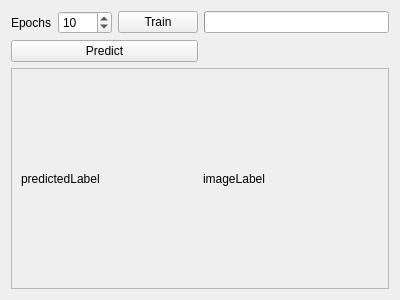
<?xml version="1.0" encoding="UTF-8"?>
<ui version="4.0">
 <class>NeuralNetWidget</class>
 <widget class="QWidget" name="NeuralNetWidget">
  <property name="geometry">
   <rect>
    <x>0</x>
    <y>0</y>
    <width>400</width>
    <height>300</height>
   </rect>
  </property>
  <property name="windowTitle">
   <string>Form</string>
  </property>
  <layout class="QGridLayout" name="gridLayout">
   <item row="0" column="2">
    <widget class="QPushButton" name="trainButton">
     <property name="text">
      <string>Train</string>
     </property>
    </widget>
   </item>
   <item row="0" column="0">
    <widget class="QLabel" name="label">
     <property name="text">
      <string>Epochs</string>
     </property>
    </widget>
   </item>
   <item row="1" column="0" colspan="3">
    <widget class="QPushButton" name="predictButton">
     <property name="text">
      <string>Predict</string>
     </property>
    </widget>
   </item>
   <item row="0" column="1">
    <widget class="QSpinBox" name="epochSpinBox">
     <property name="minimum">
      <number>1</number>
     </property>
     <property name="maximum">
      <number>1000</number>
     </property>
     <property name="value">
      <number>10</number>
     </property>
    </widget>
   </item>
   <item row="0" column="3">
    <widget class="QProgressBar" name="progressBar">
     <property name="value">
      <number>0</number>
     </property>
     <property name="format">
      <string/>
     </property>
    </widget>
   </item>
   <item row="2" column="0" colspan="4">
    <widget class="QScrollArea" name="scrollArea">
     <property name="widgetResizable">
      <bool>true</bool>
     </property>
     <widget class="QWidget" name="scrollAreaWidgetContents">
      <property name="geometry">
       <rect>
        <x>0</x>
        <y>0</y>
        <width>368</width>
        <height>123</height>
       </rect>
      </property>
      <layout class="QGridLayout" name="gridLayout_2">
       <item row="0" column="1">
        <widget class="QLabel" name="imageLabel">
         <property name="text">
          <string>imageLabel</string>
         </property>
        </widget>
       </item>
       <item row="0" column="0">
        <widget class="QLabel" name="predictLabel">
         <property name="text">
          <string>predictedLabel</string>
         </property>
        </widget>
       </item>
      </layout>
     </widget>
    </widget>
   </item>
  </layout>
  <zorder>predictButton</zorder>
  <zorder>scrollArea</zorder>
  <zorder>epochSpinBox</zorder>
  <zorder>label</zorder>
  <zorder>progressBar</zorder>
  <zorder>trainButton</zorder>
 </widget>
 <resources/>
 <connections/>
</ui>
